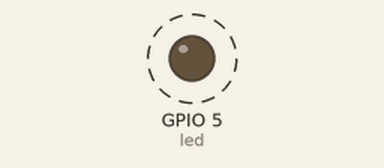
A sketch run on a simulated ESP8266 (NodeMCU). Shown: output pins drawn as LEDs (lit = HIGH). Dashed ring = blinking. What the sketch prints to the serial monitor is not drawn. At 10.3 s the program puts the board to deep sleep or switches it off; the recording ends there.

Above: at 1.5 s.
Timing chart, 0 to 4.3 s (numbered marks = the images above):
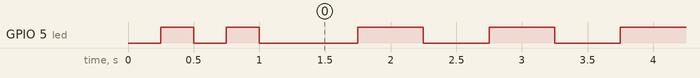

The sketch:

esp8266sleep.ino
```cpp
/*
 *  esp8266sleep - test for deep sleep mode
 *
 *  2016-08-26   Andreas Dunker   created
 *
 ************************************************************************/

#include <ESP8266WiFi.h>

const int led = 5;
int ledstate  = LOW;
unsigned long last = 0;
/*
 *  setup
 *  =====
 *  the usual setup function
 */
void setup ()
{
    pinMode(led, OUTPUT);
    Serial.begin (115200);
    Serial.println ("Start setup");
    for (byte j = 0;   j < 5;   j++)
    {
        digitalWrite (led, ledstate);
        delay (250);
        ledstate = ! ledstate;
    }
    Serial.println ("End setup");
}

/*
 *  loop
 *  ====
 *  run 10 seconds, then go sleeping
 */

void loop ()
{
    unsigned long now = millis ();
    if ((now - last) > 10000)
    {
        ESP.deepSleep(5000000, WAKE_RF_DEFAULT);
        last = now;
    }
    else
    {
        Serial.print ("loop: "); Serial.print (now); Serial.print (" "); Serial.println (now - last);
        ledstate = ! ledstate;
        digitalWrite (led, ledstate);
    }
    delay (500);
}
```

Measured:
- by itself, GPIO 5 (led): goes LOW 0.25 s, HIGH 0.25 s, LOW 0.75 s, 8 × (HIGH 0.50 s, LOW 0.50 s), then HIGH
